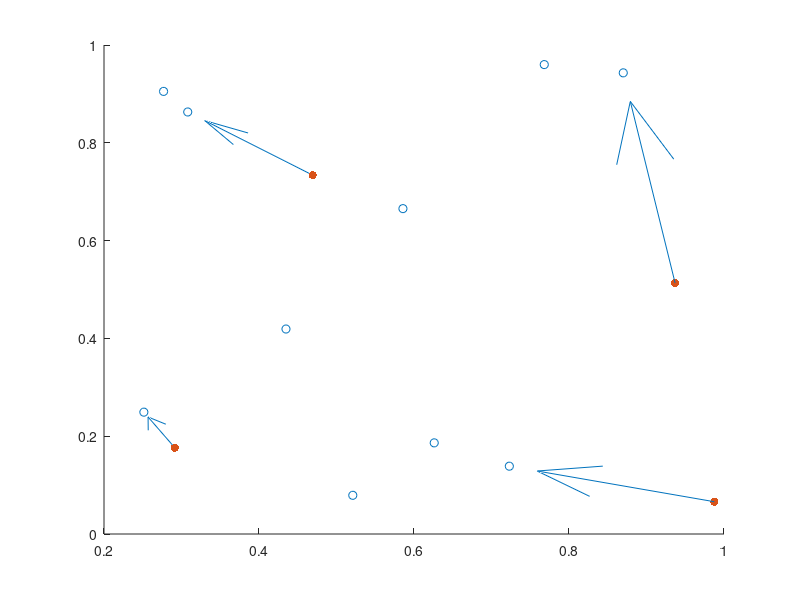

The MATLAB script that drew this image:
OP.pos = rand(10,3);
search = rand(4,3);


[Idx,D] = knnsearch(OP.pos,search);

figure
hold on
scatter3(OP.pos(:,1),OP.pos(:,2),OP.pos(:,3))
scatter3(search(:,1),search(:,2),search(:,3),'filled')
quiver3(search(:,1),search(:,2),search(:,3),...
    OP.pos(Idx,1)-search(:,1),...
    OP.pos(Idx,2)-search(:,2),...
    OP.pos(Idx,3)-search(:,3))
hold off